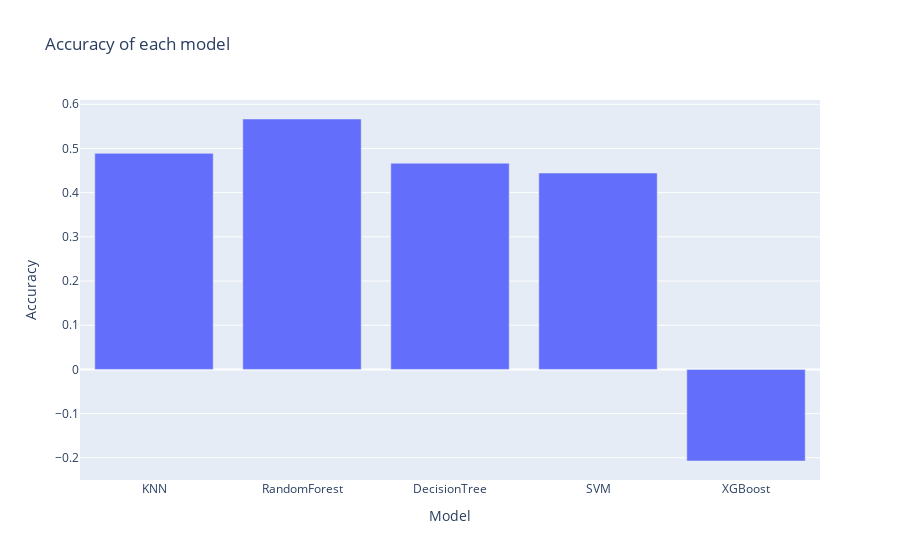

The notebook cell this image was saved under:
### Code cell
import plotly.express as px
fig = px.bar(com_model, 
             x = "Model", 
             y = "Accuracy",
             title = "Accuracy of each model")
fig.show()

### Figure 1 — Plotly figure (JSON) as saved in the notebook; plotly's stock layout.template omitted (floating-point values rounded to 4 significant figures)
{"data": [{"alignmentgroup": "True", "hovertemplate": "Model=%{x}<br>Accuracy=%{y}<extra></extra>", "legendgroup": "", "marker": {"color": "#636efa", "pattern": {"shape": ""}}, "name": "", "offsetgroup": "", "orientation": "v", "showlegend": false, "textposition": "auto", "type": "bar", "x": ["KNN", "RandomForest", "DecisionTree", "SVM", "XGBoost"], "xaxis": "x", "y": [0.4889, 0.5667, 0.4667, 0.4444, -0.2073], "yaxis": "y"}], "layout": {"barmode": "relative", "legend": {"tracegroupgap": 0}, "title": {"text": "Accuracy of each model"}, "xaxis": {"anchor": "y", "domain": [0, 1], "title": {"text": "Model"}}, "yaxis": {"anchor": "x", "domain": [0, 1], "title": {"text": "Accuracy"}}}}
